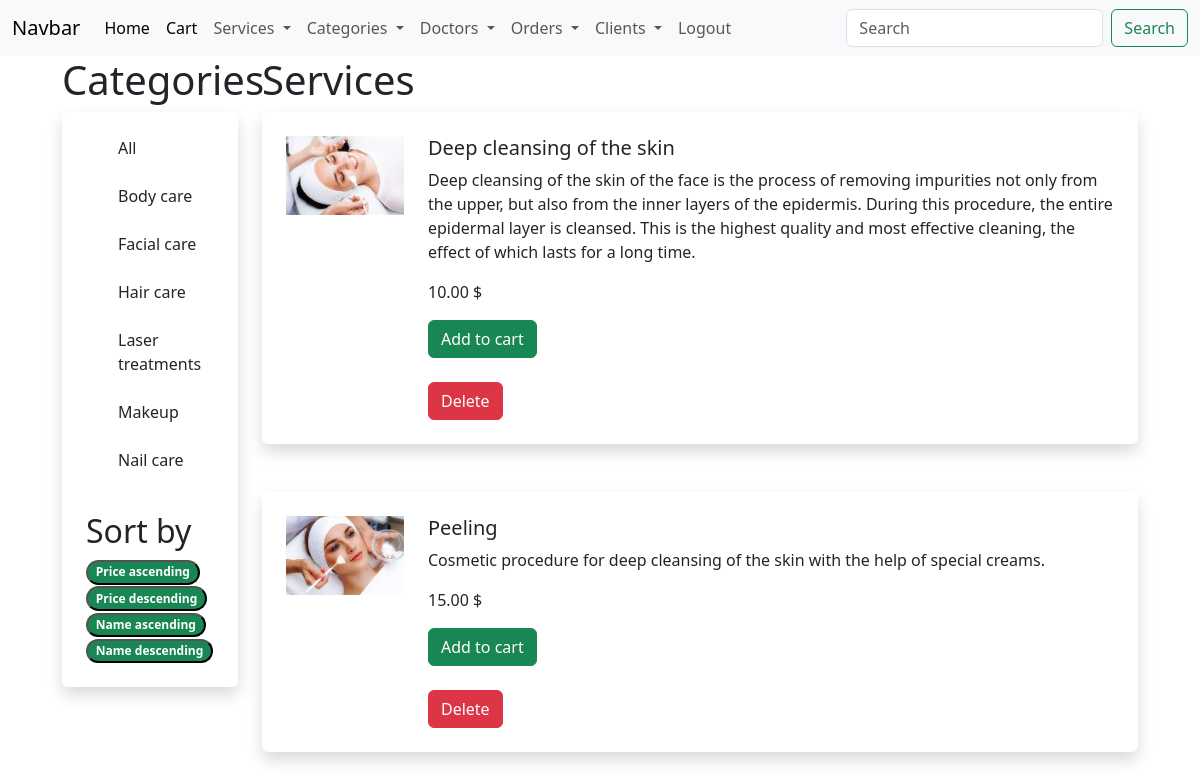
Page /services/facial-care/ (signed in) on the committed database.
### beautyapp/models.py (models this page shows, shortened)
class Category(models.Model):
    name = models.CharField(max_length=200, db_index=True)
    slug = models.SlugField(max_length=200, db_index=True, unique=True)
    created = models.DateTimeField(auto_now_add=True)
    class Meta:
        ordering = ('name',)
        verbose_name = 'Category'
        verbose_name_plural = 'Categories'
    def get_absolute_url(self):
        return reverse('service_list_by_category', args=[self.slug])

class Service(models.Model):
    category = models.ForeignKey(Category, related_name='services', on_delete=models.CASCADE)
    name = models.CharField(max_length=200, db_index=True)
    slug = models.SlugField(max_length=200, db_index=True)
    image = models.ImageField(
        upload_to='images/%Y/%m/%d', blank=True, null=True, default='images/no_image.png')
    description = models.TextField(blank=True)
    price = models.DecimalField(max_digits=10, decimal_places=2)
    available = models.BooleanField(default=True)
    created = models.DateTimeField(auto_now_add=True)
    updated = models.DateTimeField(auto_now=True)
    class Meta:
        ordering = ('name',)
        index_together = (('id', 'slug'),)

### beautyapp/views.py (the view)
# urls.py: path('services/', views.service_list, name='service_list'),
def service_list(request, category_slug=None):
    categories = Category.objects.all()
    services = Service.objects.filter()
    if category_slug:
        category = get_object_or_404(Category, slug=category_slug)
        services = services.filter(category=category)
    sort = request.GET.get('sort')
    if sort == 'name_ascending':
        services = services.order_by('name')
    elif sort == 'name_descending':
        services = services.order_by('-name')
    elif sort == 'price_ascending':
        services = services.order_by('price')
    elif sort == 'price_descending':
        services = services.order_by('-price')
    context = {
        'categories': categories,
        'services': services,
        'cart_service_form': CartAddServiceForm()
    }
    return render(request, 'services/service_list.html', context)

### cart/forms.py
class CartAddServiceForm(forms.Form):
    update = forms.BooleanField(required=False, initial=False, widget=forms.HiddenInput)

### beautyapp/templates/services/service_list.html (shortened to what this page needs)
{% extends 'beautyapp/base.html' %}
{% block content %}
<div class="container-fluid">
    <div class="row justify-content-center">
        <div class="col-2">
            <h1>Categories</h1>
            <div class="shadow p-4 mb-5 bg-body rounded">
                <ul>
                    <li class="list-group-item">
                        <a href="{% url 'service_list' %}"
                           class="list-group-item list-group-item-action">All</a>
                    </li>
                    {% for category in categories %}
                    <br>
                    <li class="list-group-item">
                        <a href="{{ category.get_absolute_url }}"
                           class="list-group-item list-group-item-action"> {{ category.name }}</a>
                    </li>
                    {% endfor %}
                </ul>
                <br>
                <h2>Sort by</h2>
                <form action="{{ request.get_full_path }}" method="get">
                    <button class="badge rounded-pill text-bg-success" name="sort" type="submit"
                            value="price_ascending">Price
                        ascending
                    </button>
                    <br>
                    <button class="badge rounded-pill text-bg-success" name="sort" type="submit"
                            value="price_descending">Price
                        descending
                    </button>
                    <br>
                    <button class="badge rounded-pill text-bg-success" name="sort" type="submit" value="name_ascending">
                        Name
                        ascending
                    </button>
                    <br>
                    <button class="badge rounded-pill text-bg-success" name="sort" type="submit"
                            value="name_descending">Name
                        descending
                    </button>
                </form>
            </div>
        </div>
        <div class="col-9">
            <h1>Services</h1>
            {% for service in services %}
            <div class="shadow p-4 mb-5 bg-body rounded">
                <div class="row">
                    <div class="col-2">
                        {% if service.image %}
                        <img class="card-img-top" src="{{ service.image.url }}" alt="Card image cap">
                        {% endif %}
                    </div>
                    <div class="col-10">
                        <h5>{{ service.name }}</h5>
                        <p>{{ service.description }}</p>
                        <p>{{ service.price }} $</p>
                        <form action="{% url 'cart:cart_add' service.id %}" method="post">
                        <input type="submit" value="Add to cart" class="btn btn-success">
                        </form>
                        <br>
                        {% if request.user.is_superuser %}
                        <a href="{% url 'delete_service' service.id %}" class="btn btn-danger">Delete</a>
                        {% endif %}
                    </div>
                </div>
            </div>
            {% endfor %}
        </div>
    </div>
</div>
{% endblock %}

### rows in the picture
Category: name "Body care"
Category: name "Facial care"
Category: name "Hair care"
Category: name "Laser treatments"
Category: name "Makeup"
Category: name "Nail care"
Service: image (picture), name "Deep cleansing of the skin", description "Deep cleansing of the skin of the face is the process of removing impurities not only from the upper, but also from the inner layers of the epidermis. During this procedure, the entire epidermal layer is cleansed. This is the highest quality and most effective cleaning, the effect of which lasts for a long time.", price "10.00"
Service: image (picture), name "Peeling", description "Cosmetic procedure for deep cleansing of the skin with the help of special creams.", price "15.00"
